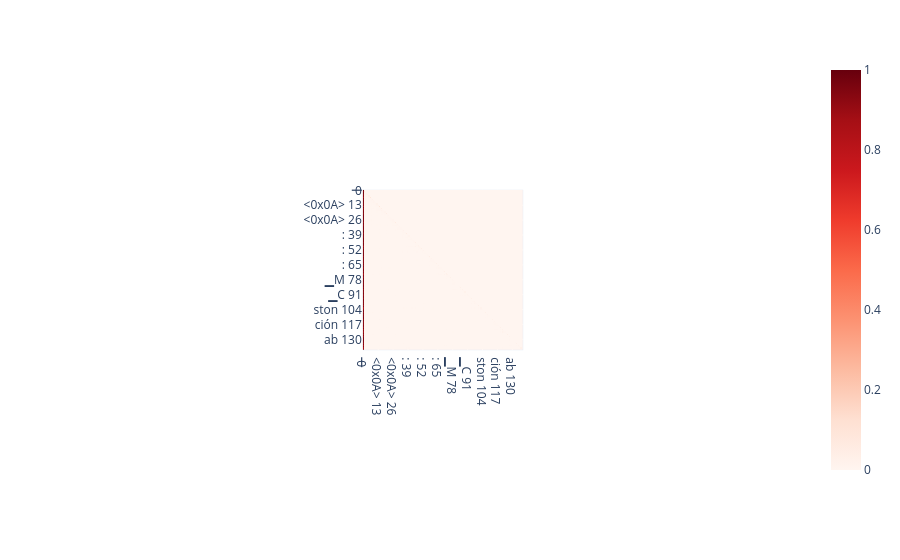

Source (notebook cell):
### Code cell
# single attn pattern
patterns = purturb_cache["pattern", layer_idx, "attn"].cpu()

fig, axs = plt.subplots(nrows=4, ncols=8, figsize=(16, 8))
# loop through each attention head and plot the attention pattern
for i, ax in enumerate(axs.flatten()):
    ax.imshow(patterns[i], cmap="Reds")
    ax.set_title(f"Head {i}")
plt.suptitle(f"Layer {layer_idx} Attention Patterns")
plt.show()

px.imshow(
    np.array(patterns[head_idx]), 
    color_continuous_scale='Reds',
    y=[f"{tok} {i}" for i, tok in enumerate(str_tokens)],
    x=[f"{tok} {i}" for i, tok in enumerate(str_tokens)],
)

### Figure 1 — Plotly figure (JSON) as saved in the notebook; plotly's stock layout.template omitted (floating-point values rounded to 4 significant figures; data arrays with more than 128 entries replaced by an {"elided": "..."} marker saying what was removed)
{"data": [{"coloraxis": "coloraxis", "hovertemplate": "x: %{x}<br>y: %{y}<br>color: %{z}<extra></extra>", "name": "0", "type": "heatmap", "x": {"elided": "140 str values"}, "xaxis": "x", "y": {"elided": "140 str values"}, "yaxis": "y", "z": {"elided": "140x140 float values"}}], "layout": {"autosize": true, "coloraxis": {"colorscale": [[0, "rgb(255,245,240)"], [0.125, "rgb(254,224,210)"], [0.25, "rgb(252,187,161)"], [0.375, "rgb(252,146,114)"], [0.5, "rgb(251,106,74)"], [0.625, "rgb(239,59,44)"], [0.75, "rgb(203,24,29)"], [0.875, "rgb(165,15,21)"], [1, "rgb(103,0,13)"]]}, "margin": {"t": 60}, "xaxis": {"anchor": "y", "autorange": true, "constrain": "domain", "domain": [0.3895, 0.6105], "range": [-0.5, 139.5], "scaleanchor": "y", "type": "category"}, "yaxis": {"anchor": "x", "autorange": true, "constrain": "domain", "domain": [0, 1], "range": [139.5, -0.5], "type": "category"}}}
